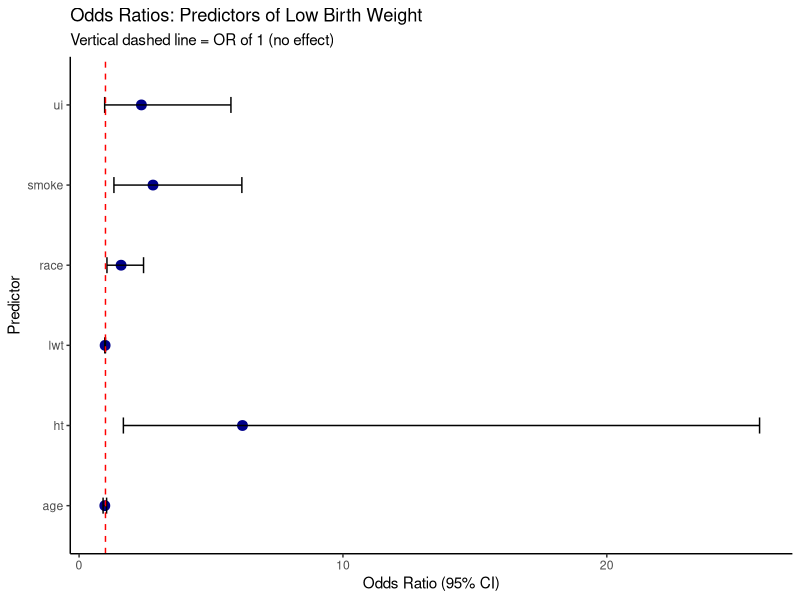
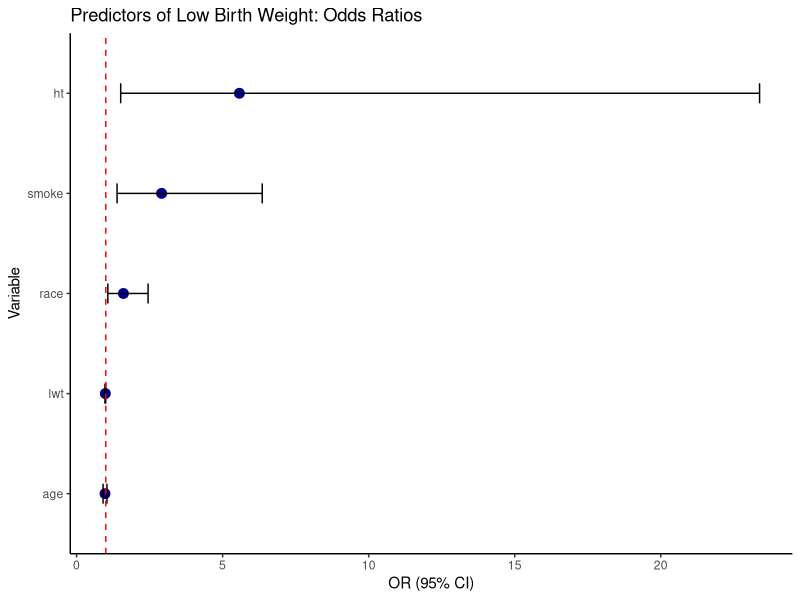
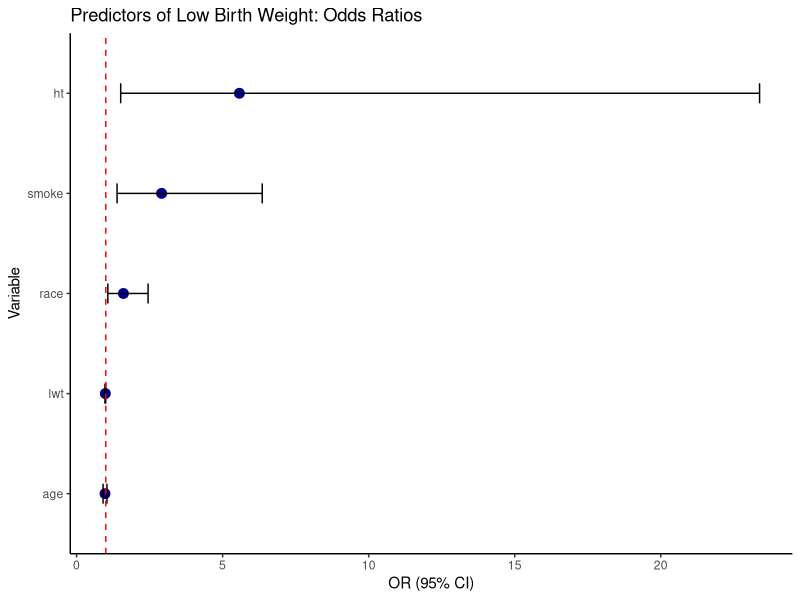

These charts were generated, in order, by the following R code:
# ==============================================================================
# DAY 5: LOGISTIC REGRESSION, REPORTING & GROUP PROJECT
# Workshop: Data Analysis for Public Health Using R
# Datasets: infant.xls | lbw.xlsx
# ==============================================================================
# DAY 5 STRUCTURE:
#   Session I   : Logistic Regression (lbw dataset)
#   Session II  : Creating Summary Tables & Reports
#   Session III : Putting It All Together (combined workflow)
#   Session IV  : GROUP WORK PROJECT (see end of script)
# ==============================================================================

library(readxl)
library(tidyverse)

# Install these if you haven't yet (remove the # to run once)
# install.packages("gtsummary")   # Beautiful summary tables
# install.packages("broom")       # Tidy statistical output
# install.packages("writexl")     # Export to Excel

library(broom)       # Tidies model output into data frames

# Load data
infant <- read_excel("infant.xls")
lbw    <- read_excel("lbw.xlsx")

# Prepare variables (from Day 2)
lbw <- lbw %>%
  mutate(
    smoke_factor = factor(smoke, levels=c(0,1), labels=c("Non-Smoker","Smoker")),
    race_factor  = factor(race,  levels=c(1,2,3), labels=c("White","Black","Other")),
    ht_factor    = factor(ht,    levels=c(0,1), labels=c("No HT","Hypertension")),
    ui_factor    = factor(ui,    levels=c(0,1), labels=c("No UI","Uterine Irritability")),
    low_factor   = factor(low,   levels=c(0,1), labels=c("Normal BW","Low BW")),
    bwt_kg       = bwt / 1000,
    age_group    = ifelse(age < 25, "Under 25", "25 and above")
  )

infant <- infant %>%
  mutate(
    sex_factor   = factor(sex,   levels=c(0,1), labels=c("Male","Female")),
    water_factor = factor(water, levels=c(0,1), labels=c("No","Yes")),
    wt_gain      = wt2 - wt1,
    gained_weight = ifelse(wt_gain > 0, 1, 0)  # binary outcome for logistic
  )

# ---- SESSION I: LOGISTIC REGRESSION ------------------------------------------
# Use logistic regression when your OUTCOME is binary (Yes/No, 0/1).
# Examples: Low birth weight (yes/no), Disease (yes/no), Death (yes/no)

# --- SIMPLE LOGISTIC REGRESSION ---
# Question: Does maternal smoking predict low birth weight?
# Outcome (Y): low (0 = normal, 1 = low birth weight)
# Predictor (X): smoke (0/1)

model1 <- glm(low ~ smoke, data = lbw, family = binomial)
summary(model1)

# The output shows:
# Estimate    : log(odds ratio) - can be hard to interpret
# Pr(>|z|)    : p-value
# Convert to Odds Ratios (OR) - easier to interpret in public health!
exp(coef(model1))          # Odds Ratios
exp(confint(model1))       # 95% Confidence Intervals

# How to interpret OR:
# OR > 1 : risk factor (increases odds of low BW)
# OR < 1 : protective factor (decreases odds)
# OR = 1 : no association
# OR for smoking ~ 2.0 means smokers have ~2x higher odds of low BW

# Tidy version using broom (easier to read!)
tidy(model1, exponentiate = TRUE, conf.int = TRUE)

# --- MULTIPLE LOGISTIC REGRESSION ---
# Question: What factors predict low birth weight?
# Controlling for: age, smoking, race, hypertension, uterine irritability

model2 <- glm(low ~ age + smoke + race + ht + ui + lwt,
              data   = lbw,
              family = binomial)
summary(model2)

# Odds ratios with 95% CI for all predictors
or_table <- tidy(model2, exponentiate = TRUE, conf.int = TRUE) %>%
  select(term, estimate, conf.low, conf.high, p.value) %>%
  mutate(across(c(estimate, conf.low, conf.high), round, 2),
         p.value = round(p.value, 3),
         Significant = ifelse(p.value < 0.05, "Yes *", "No"))

print(or_table)

# Model fit: AIC (lower = better fit between models)
AIC(model1)
AIC(model2)

# --- LOGISTIC REGRESSION ON INFANT DATA ---
# Question: Does access to clean water predict weight gain?
# Outcome: gained_weight (1 = gained, 0 = did not gain)

model3 <- glm(gained_weight ~ water + sex + age + wt1,
              data   = infant,
              family = binomial)
summary(model3)
tidy(model3, exponentiate = TRUE, conf.int = TRUE)

# ------------------------------------------------------------------------------
# TASK 1 (Session I):
#   a) Run a simple logistic regression: low ~ ht (hypertension)
#      What is the OR for hypertension? Is it significant?
#   b) Add race to the model from (a). Does the OR for ht change?
#      What does this tell you about confounding?
#   c) In the infant dataset: run logistic regression
#      gained_weight ~ sex + age
#      Which variable is a significant predictor?
#   d) Compare AIC of model with and without age. Which is better?
# ------------------------------------------------------------------------------

# ---- SESSION II: CREATING SUMMARY TABLES & CLEAN OUTPUT ---------------------
# Good research communicates results clearly in tables.

# --- Method 1: Manual summary table using dplyr ---
# Descriptive table: lbw dataset
descriptive_lbw <- lbw %>%
  summarise(
    `n`                  = n(),
    `Mean Age (SD)`      = paste0(round(mean(age),1), " (", round(sd(age),1), ")"),
    `Mean BWT (SD)`      = paste0(round(mean(bwt),1), " (", round(sd(bwt),1), ")"),
    `Smokers n (%)`      = paste0(sum(smoke), " (", round(mean(smoke)*100,1), "%)"),
    `Low BW n (%)`       = paste0(sum(low),   " (", round(mean(low)*100,1),   "%)"),
    `Hypertension n (%)` = paste0(sum(ht),    " (", round(mean(ht)*100,1),    "%)")
  )
print(descriptive_lbw)

# By smoking group
lbw %>%
  group_by(smoke_factor) %>%
  summarise(
    n            = n(),
    Mean_Age     = round(mean(age), 1),
    Mean_BWT_g   = round(mean(bwt), 0),
    LBW_pct      = round(mean(low)*100, 1),
    HT_pct       = round(mean(ht)*100, 1)
  )

# --- Method 2: OR table formatted for report ---
final_or_table <- tidy(model2, exponentiate = TRUE, conf.int = TRUE) %>%
  filter(term != "(Intercept)") %>%
  mutate(
    OR    = round(estimate, 2),
    CI    = paste0("(", round(conf.low,2), ", ", round(conf.high,2), ")"),
    p     = round(p.value, 3)
  ) %>%
  select(Predictor = term, OR, `95% CI` = CI, `p-value` = p)
print(final_or_table)

# Save to CSV (easy to copy into Word/Excel)
write.csv(final_or_table, "logistic_regression_results.csv", row.names = FALSE)

# --- Visualization of Odds Ratios (Forest Plot style) ---
or_plot_data <- tidy(model2, exponentiate = TRUE, conf.int = TRUE) %>%
  filter(term != "(Intercept)")

ggplot(or_plot_data, aes(x = estimate, y = term)) +
  geom_point(size = 3, color = "darkblue") +
  geom_errorbarh(aes(xmin = conf.low, xmax = conf.high), height = 0.2) +
  geom_vline(xintercept = 1, linetype = "dashed", color = "red") +
  labs(title    = "Odds Ratios: Predictors of Low Birth Weight",
       subtitle = "Vertical dashed line = OR of 1 (no effect)",
       x        = "Odds Ratio (95% CI)",
       y        = "Predictor") +
  theme_classic()

# ------------------------------------------------------------------------------
# TASK 2 (Session II):
#   a) Create a descriptive summary table for the infant dataset showing:
#      n, mean age, mean wt1, mean wt2, mean wt_gain, % male, % clean water
#   b) Make a summary table grouped by sex_factor
#   c) Using model3 (infant logistic regression), create a formatted OR table
#      and save it as "infant_logistic_results.csv"
#   d) Plot the ORs from model3 as a forest plot
# ------------------------------------------------------------------------------

# ---- SESSION III: COMPLETE WORKFLOW ------------------------------------------
# Putting everything together: a mini-analysis from start to finish.

# STEP 1: Load and clean data
lbw_analysis <- read_excel("lbw.xlsx") %>%
  mutate(
    smoke_f  = factor(smoke, levels=c(0,1), labels=c("Non-Smoker","Smoker")),
    race_f   = factor(race,  levels=c(1,2,3), labels=c("White","Black","Other")),
    ht_f     = factor(ht,    levels=c(0,1), labels=c("No","Yes")),
    low_f    = factor(low,   levels=c(0,1), labels=c("Normal","Low BW")),
    bwt_kg   = bwt / 1000
  )

# STEP 2: Descriptive summary by outcome group
lbw_analysis %>%
  group_by(low_f) %>%
  summarise(
    n          = n(),
    Pct        = round(n()/nrow(lbw_analysis)*100, 1),
    Mean_Age   = round(mean(age), 1),
    Mean_lwt   = round(mean(lwt), 1),
    Smoke_pct  = round(mean(smoke)*100, 1),
    HT_pct     = round(mean(ht)*100, 1),
    Mean_BWT_g = round(mean(bwt), 0)
  )

# STEP 3: Statistical test (chi-square for categorical)
chisq.test(table(lbw_analysis$smoke_f, lbw_analysis$low_f))

# STEP 4: Logistic regression
final_model <- glm(low ~ age + smoke + race + ht + lwt,
                   data=lbw_analysis, family=binomial)

# STEP 5: Forest plot of results
tidy(final_model, exponentiate=TRUE, conf.int=TRUE) %>%
  filter(term != "(Intercept)") %>%
  ggplot(aes(x=estimate, y=reorder(term, estimate))) +
  geom_point(size=3, color="darkblue") +
  geom_errorbarh(aes(xmin=conf.low, xmax=conf.high), height=0.2) +
  geom_vline(xintercept=1, linetype="dashed", color="red") +
  labs(title="Predictors of Low Birth Weight: Odds Ratios",
       x="OR (95% CI)", y="Variable") +
  theme_classic()

# STEP 6: Save results
ggsave("day5_forest_plot.png", dpi=300, width=8, height=5)

# ------------------------------------------------------------------------------
# TASK 3 (Session III):
#   Run the same complete workflow for the infant dataset:
#   a) Outcome: gained_weight (did the infant gain weight?)
#   b) Descriptive summary by gained_weight group
#   c) Chi-square: water access vs weight gain
#   d) Logistic regression: gained_weight ~ water + sex + age + wt1
#   e) Forest plot of ORs
#   f) Save your forest plot as "infant_analysis_forest.png"
# ------------------------------------------------------------------------------

# ==============================================================================
# SESSION IV: GROUP WORK PROJECT
# ==============================================================================
# INSTRUCTIONS:
#   - Divide into groups of 3-4 participants
#   - Each group picks ONE dataset: infant OR lbw
#   - Complete the analysis steps below and present your findings
#   - Presentation: 10 minutes per group
# ==============================================================================

# --- GROUP WORK TEMPLATE (fill in your code below each step) ---

# GROUP NUMBER: ___
# DATASET CHOSEN: ___  (infant or lbw)
# RESEARCH QUESTION: Write ONE research question your group will answer.
# Example: "Is maternal smoking associated with low birth weight after
#            controlling for race and hypertension?"

# STEP 1: Load and prepare your dataset
# (Add factor labels for all categorical variables)



# STEP 2: Descriptive Statistics
# Summarize key variables. Include at least:
# - Sample size, mean/SD for continuous variables
# - Frequency/percentage for categorical variables



# STEP 3: Exploratory Visualization
# Create at least 2 meaningful plots:
# Plot 1: Distribution of your main outcome
# Plot 2: Relationship between exposure and outcome



# STEP 4: Statistical Test
# Choose the appropriate test based on your variables:
# - Two groups, continuous outcome -> t.test()
# - Two categorical variables -> chisq.test()
# - Continuous outcome, multiple groups -> aov()
# State your H0 and H1 before running!



# STEP 5: Logistic Regression (if outcome is binary)
#      OR Linear Regression (if outcome is continuous)
# Include at least 2-3 predictors.
# Report: OR (or Beta), 95% CI, p-value, interpretation



# STEP 6: Summary Table
# Create a clean table summarizing your main findings
# Save it as a CSV file



# STEP 7: Forest Plot or Final Visualization
# Create one final polished plot that communicates your key finding
# Save it as a high-resolution PNG (dpi=300)
# This is what you will show during your presentation!



# ==============================================================================
# GROUP PRESENTATION CHECKLIST:
#   [ ] Research question stated clearly
#   [ ] Dataset described (n, key variables)
#   [ ] At least 2 plots shown
#   [ ] Statistical test result reported (test statistic, p-value)
#   [ ] Regression table with OR/Beta and 95% CI
#   [ ] One clear conclusion sentence
# ==============================================================================

# ==============================================================================
# END OF DAY 5 — CONGRATULATIONS!
# Over 5 days you have learned:
#   Day 1: R basics, RStudio, loading data
#   Day 2: Data types, wrangling, dplyr verbs
#   Day 3: Descriptive stats, t-tests, chi-square, ANOVA, correlation, regression
#   Day 4: ggplot2 visualization — histograms, boxplots, scatter, facets
#   Day 5: Logistic regression, summary tables, forest plots, full workflow
#
# NEXT STEPS after this workshop:
#   - Practice with your own datasets
#   - Explore: gtsummary, ggpubr, rmarkdown, shiny
#   - Community: stackoverflow.com, r-bloggers.com
#   - Books: "R for Data Science" (free at r4ds.had.co.nz)
# ==============================================================================
